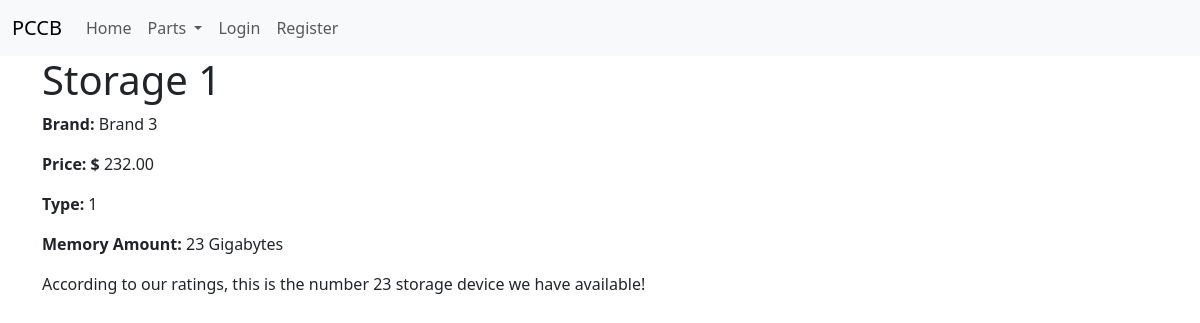
The app's page /storage/1 with its own data.
### parts/models.py (models this page shows, shortened)
class Storage(models.Model):
    name = models.CharField(
        max_length = 200,
        unique = True,
        help_text = "Enter the name of the storage device"
    )
    brand = models.ManyToManyField(
        Brand,
        help_text = "Choose the company that made this storage device"
    )
    price = models.DecimalField(
        max_digits = 7,
        decimal_places = 2
    )
    rank = models.IntegerField(
        help_text = "Enter the rank of the storage device compared to other storage devices"
    )
    amount_of_space = models.IntegerField(
        help_text = "Enter the amount of space in gigabytes"
    )
    TYPE_CHOICES = (
        ("1", "HDD"),
        ("2", "SSD")
    )
    type = models.CharField(
        max_length = 3,
        choices = TYPE_CHOICES,
        help_text = ""
    )
    class Meta:
        ordering = ['-name']

class Brand(models.Model):
    name = models.CharField(
        max_length = 200,
        unique = True,
        help_text = "Enter the name of the brand"
    )
    def __str__(self):
        return self.name

### parts/views.py (the view)
# urls.py: path('storage/<int:pk>', views.StorageDetailView.as_view(), name='storage-detail'),
class StorageDetailView(generic.DetailView):
    model = Storage

### parts/templates/parts/Storage_detail.html
{% extends "base.html" %}
{% block content %}
<div class="container">
    <h1> {{ storage.name }} </h1>
    <p><strong>Brand:</strong> {{ storage.brand.all|join:", "  }}</p>
    <p><strong>Price: $</strong> {{ storage.price }}</p>
    <p><strong>Type: </strong> {{ storage.type }}</p>
    <p><strong>Memory Amount: </strong> {{ storage.amount_of_space }} Gigabytes</p>
    <p>According to our ratings, this is the number {{ storage.rank }} storage device we have available!</p>
</div>
{% endblock content %}

### records on screen
Storage: name "Storage 1", brand.all "Brand 3", price "232.00", type "1", amount_of_space "23", rank "23"
